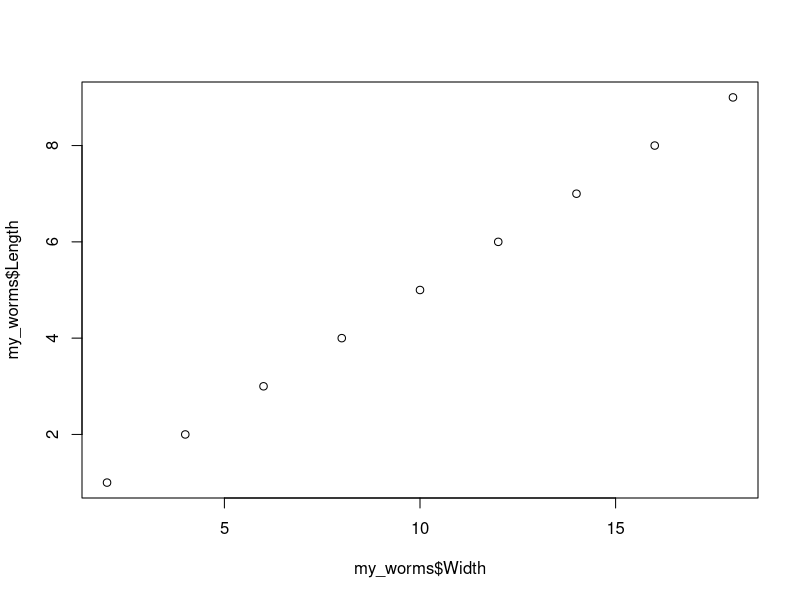

The R script that drew this image: (Note: this script raises an error after producing the figure.)
## ---- chunk 1
# это комментарии, они не будут выполняться
## ---- chunk 2
2+2
1024/2
1:10
34*4
2^4
sqrt(27)
## ---- chunk 3
var_1 <- 1024 / 2
1238 * 3 -> var_2
var_2
## ---- chunk 4
23
sqrt(25)
## ---- chunk 5
1:10 # от одного до 10
-5:3 # от -5 до 3
## ---- chunk 6
c(2, 4, 6)
c(-9.3, 0, 2.17, 21.3)
## ---- chunk 7
vect_num <- -11:12 # численный вектор от -11 до 12 сохранен в переменной vect_num
vect_num_1 <- c(1.3, 1.7, 1.2, 0.9, 1.6, 1.4) # численный вектор, сохранен в переменной vect_num_1
## ---- chunk 8
vect_num[1] # первый элемент в векторе vect_num
vect_num[10] # 10-й элемент
vect_num[22]
## ---- chunk 9
3:5
## ---- chunk 10
vect_num[3:5]
## ---- chunk 11
vect_num[c(2, 4, 6)] # возвращает 2-й, 4-й и 6-й элементы
vect_num[c(1, 10, 20)] # возвращает 1-й, 10-й и 20-й элементы
## ---- chunk 12
vect_num[c(1, 2, 5)] # возвращает 1-й, 3-й и 5-й элементы
## ---- chunk 13
vect_num[c(15, 9, 1)] # правильно
## ---- chunk 14
c(1, 1, 5:9)
c(vect_num, vect_num)
c(100, vect_num)
## ---- chunk 15
vect_num[c(1, 3, 5, 22:24)]
## ---- chunk 16
"это текст"
'это тоже текст'
## ---- chunk 17
rainbow <- c("red", "orange", "yellow", "green", "blue", "violet")
rainbow # весь вектор
## ---- chunk 18
rainbow[c(1, 6)]
## ---- chunk 19
double_rainbow <- c(rainbow, rainbow)
double_rainbow
rainbow[3:6] # элементы с 3 по 6
## ---- chunk 20
TRUE # истина
FALSE # ложь
## ---- chunk 21
c(T, T, T, T, F, F, T, T)
## ---- chunk 22
c(TRUE, TRUE, TRUE, FALSE, FALSE, TRUE)
## ---- chunk 23
short_logical_vector <- c(FALSE, TRUE)
## ---- chunk 24
rep(x = 1, times = 3) # 1 повторяется 3 раза
rep(x = "red", times = 5) # "red" повторяется 5 раз
rep(x = TRUE, times = 2) # TRUE повторяется 2 раза
## ---- chunk 25
rep(TRUE, 5) # TRUE повторяется 5 раз, аргументы без названий
## ---- chunk 26
vect_log <- c(rep(TRUE, 3), rep(FALSE, 3), rep(TRUE, 4))
vect_log
## ---- chunk 27
snail_colours <- c("red", "green", "green", "green", "yellow", "yellow", "yellow", "yellow")
snail_colours # это текстовый вектор.
## ---- chunk 28
factor(snail_colours)
## ---- chunk 29
double_rainbow # текстовый вектор
## ---- chunk 30
f_double_rainbow <- factor(double_rainbow)
## ---- chunk 31
class(f_double_rainbow)
class(vect_log)
class(vect_num)
class(rainbow)
## ---- chunk 32
rainbow_1 <- c("red", "orange", NA, "green", "blue", "violet")
## ---- chunk 33
rainbow_1[198]
## ---- chunk 34
vect_num + 2
vect_num * 2
vect_num * (-2)
vect_num ^2
## ---- chunk 35
NAs_NANs <- c(1, 3, NA, 7, 0, 22:24)
## ---- chunk 36
NAs_NANs
## ---- chunk 37
NAs_NANs + 2 # останется NA
NAs_NANs * 0 # останется NA
NAs_NANs / 0  # останется NA
## ---- chunk 38
sqrt(-1)
## ---- chunk 39
NAs_NANs
## ---- chunk 40
length(NAs_NANs)
## ---- chunk 41
sum(NAs_NANs)
## ---- chunk 42
sum(NAs_NANs, na.rm = TRUE)
## ---- chunk 43
mean(NAs_NANs, na.rm = TRUE)
## ---- chunk 44
mmean <- function(x){
  mean(x, na.rm = TRUE)
  }
## ---- chunk 45
mmean <- function(x){
  res <- mean(x, na.rm = TRUE)
  return(res)
}
## ---- chunk 46
mean(vect_num, na.rm = TRUE)
mmean(vect_num)
## ---- chunk 47
len <- 1:9 # числовой
col <- c(rep("green", 4), rep("red", 5)) # текстовый
wid <- seq(from = 2, by = 2, to = 18) # числовой
## ---- chunk 48
my_worms <- data.frame(Length = len, Width = wid, Colour = col)
## ---- chunk 49
class(my_worms) # смотрим, действительно датафрейм
## ---- chunk 50
my_worms # печать датафрейма
View(my_worms) # просмотр в RStudio
head(my_worms)
tail(my_worms)
# fix(my_worms) # ручное редактирование. осторожно! избегайте его использовать, никаких документов о нем не останется
## ---- chunk 51
my_worms$Length
my_worms$Width
## ---- chunk 52
my_worms[2, 3] # вторая строка в 3 столбце
my_worms[2, ] # вторая строка целиком
my_worms[1:9, 2] # строки с 1 по 9 во втором столбце
my_worms[, 2] # второй столбец целиком
## ---- chunk 53
plot(x = my_worms$Width, y = my_worms$Length)
## ---- chunk 54
plot(x = my_worms$Colour, y = my_worms$Length)
## ---- chunk 55
library(ggplot2)

ggplot(data = my_worms) +
  geom_point(aes(x = Width, y = Length))

ggplot(data = my_worms) +
  geom_boxplot(aes(x = Colour, y = Length))
## ---- chunk 56
ggplot(data = my_worms) +
  geom_point(aes(x = Width, y = Length, colour = Colour))
## ---- chunk 57
gg <- ggplot(data = my_worms) +
  geom_point(aes(x = Width, y = Length, colour = Colour))
## ---- chunk 58
gg

## ---- chunk 59
gg + theme_dark()
gg + theme_light()
gg + theme_classic()
## ---- chunk 60
theme_set(theme_bw())
gg
## ---- chunk 61
gg + labs(x = "Ширина", y = "Длина", colour = "Цвет")
## ---- chunk 62
gg + facet_wrap(~Colour, nrow = 1)
## ---- chunk 63
my_worms$col_rus <- factor(my_worms$Colour, levels = c("green", "red"), labels = c("Зеленый", "Красный"))
ggplot(data = my_worms) +
  geom_point(aes(x = Width, y = Length, colour = col_rus)) +
  labs(x = "Ширина", y = "Длина", colour = "Цвет") +
  facet_wrap(~col_rus, nrow = 1)
